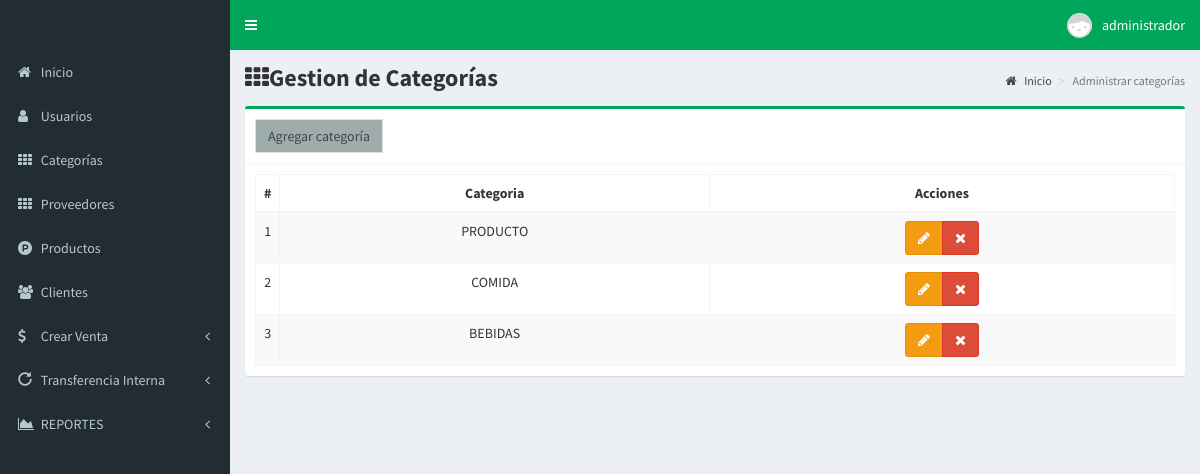
Page /categorias (signed in) on the committed database.
### tables this page shows
CREATE TABLE `categorias` (
  `id` int(11) NOT NULL,
  `categoria` text NOT NULL,
  `fecha` timestamp NOT NULL DEFAULT current_timestamp() ON UPDATE current_timestamp()
);

### controladores/plantilla.controlador.php (called while the page is built)
<?php
class ControladorPlantilla
{
  static public function ctrPlantilla()
  {
    include "vistas/plantilla.php";
  }
}

### index.php (called while the page is built, shortened)
<?php
require_once "controladores/plantilla.controlador.php";
require_once "controladores/usuarios.controlador.php";
require_once "controladores/categorias.controlador.php";
require_once "controladores/proveedores.controlador.php";
require_once "modelos/categorias.modelo.php";
$plantilla = new ControladorPlantilla();
$plantilla->ctrPlantilla();

### controladores/categorias.controlador.php (called while the page is built, shortened)
<?php
class ControladorCategorias
{
  static public function ctrMostrarCategorias($item, $valor)
  {
    $tabla = "categorias";
    $respuesta = ModeloCategorias::mdlMostrarCategorias($tabla, $item, $valor);
    return $respuesta;
  }
}

### modelos/conexion.php (called while the page is built)
<?php
class Conexion
{
  static public function conectar()
  {
    try {
      $link = new PDO(
        "mysql:host=localhost;dbname=pos_venta",
        "root",
        "");
      $link->exec("set names utf8");
      return $link;
    } catch (PDOException $e) {
      echo '<br>
				<div class="alert alert-danger">Error en Conexion a Base de Datos. Consultar con el Admin del Sistema</div>';
      die();
    }
  }
}

### modelos/categorias.modelo.php (called while the page is built, shortened)
<?php
require_once "conexion.php";
class ModeloCategorias
{
  static public function mdlMostrarCategorias($tabla, $item, $valor)
  {
    if ($item != null) {
      $stmt = Conexion::conectar()->prepare("SELECT * FROM $tabla WHERE $item = :$item");
      $stmt->bindParam(":" . $item, $valor, PDO::PARAM_STR);
      $stmt->execute();
      return $stmt->fetch();
    } else {
      $stmt = Conexion::conectar()->prepare("SELECT * FROM $tabla");
      $stmt->execute();
      return $stmt->fetchAll();
    }
  }
}

### vistas/modulos/categorias.php (the view, shortened to what this page needs)
<div class="content-wrapper">
  <section class="content-header">
    <h1><span><i class="fa fa-th"></i></span><strong>Gestion de Categorías</strong></h1>
    <ol class="breadcrumb">
      <li><a href="#"><i class="fa fa-home"></i> Inicio</a></li>
      <li class="active">Administrar categorías</li>
    </ol>
  </section>
  <section class="content">
    <div class="box box-success">
      <div class="box-header with-border">
        <button class="btn btn-flat btn-default" data-toggle="modal" data-target="#modalAgregarCategoria">
          Agregar categoría
        </button>
      </div>
      <div class="box-body">
       <table class="table table-bordered table-striped dt-responsive tablas text-center" width="100%">
        <thead>
         <tr>
           <th style="width:10px">#</th>
           <th>Categoria</th>
           <th>Acciones</th>
         </tr>
        </thead>
        <tbody>
        <?php
        $item = null;
        $valor = null;
        $categorias = ControladorCategorias::ctrMostrarCategorias($item, $valor);
        foreach ($categorias as $key => $value){
          echo'
            <tr>
              <td>'.($key+1).'</td>
              <td class="text-uppercase">'.$value["categoria"].'</td>
              <td>
                <div class="btn-group">
                  <button class="btn btn-warning btnEditarCategoria" idCategoria="'.$value["id"].'" data-toggle="modal" data-target="#modalEditarCategoria"><i class="fa fa-pencil"></i></button>
                  <button class="btn btn-danger btnEliminarCategoria" idCategoria="'.$value["id"].'"><i class="fa fa-times"></i></button>
                </div>
              </td>
            </tr>
          ';
        }
        ?>
        </tbody>
       </table>
      </div>
    </div>
  </section>
</div>

### rows in the picture
categorias: categoria "PRODUCTO"
categorias: categoria "COMIDA"
categorias: categoria "BEBIDAS"

### other values in the picture
$_SESSION["nombre"] "administrador"
